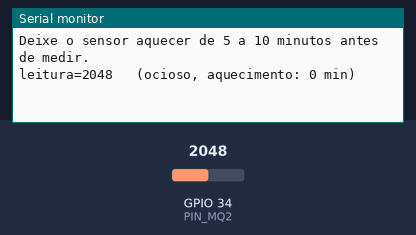
A sketch run on a simulated ESP32. On the bench: the last lines printed to the serial monitor. The inputs (shaded band) are chosen by the test bench; at power-on: GPIO 34 (PIN_MQ2) = 2048.

Above: at 1.2 s.
1.3 s: GPIO 34 (PIN_MQ2) set to 1043
At 2.6 s:
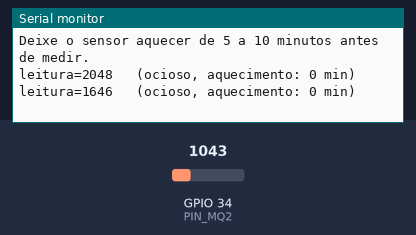
2.8 s: GPIO 34 (PIN_MQ2) set to 930
At 4.8 s:
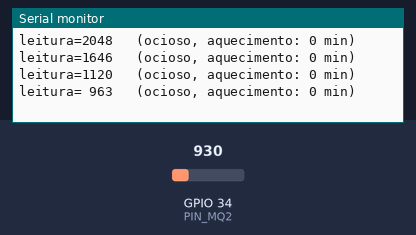
11.0 s: GPIO 34 (PIN_MQ2) set to 107
At 11.8 s:
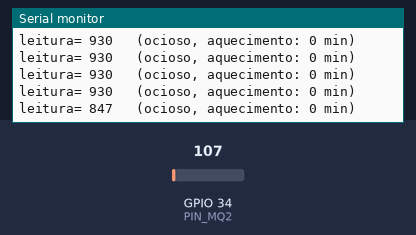
12.5 s: GPIO 34 (PIN_MQ2) set to 91
At 14.6 s:
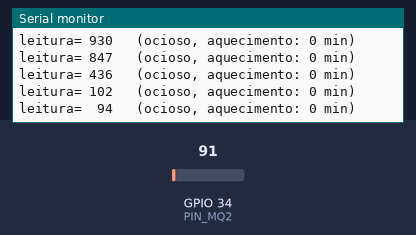
Timing chart, 0 to 16.1 s (numbered marks = the images above; inputs shaded):
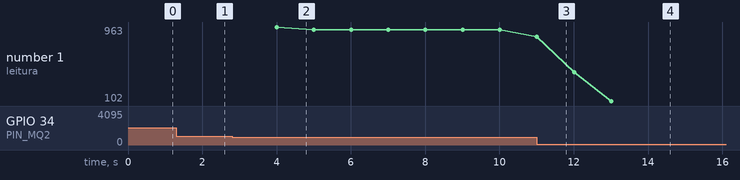

The sketch:

guardgas_calibracao.ino
```cpp
/* ============================================================================
 *  GuardGás — ASSISTENTE DE CALIBRAÇÃO
 *  Mesmas ligações do protótipo: MQ-2 AO -> divisor 10k/20k -> GPIO34.
 *
 *  Este programa NÃO faz alarme. Ele só mede e sugere os limiares.
 *  A leitura usa a mesma média móvel do protótipo (10 amostras a cada 200 ms),
 *  então os números servem direto no guardgas_blynk.ino (firmware final).
 *
 *  Como usar (Monitor Serial em 115200; digite a letra e aperte Enter):
 *    1) Deixe o sensor aquecer de 5 a 10 minutos (o tempo aparece na tela).
 *    2) Com ar limpo, envie  b  -> mede o BASE por 60 s.
 *    3) Envie  p  e, durante os 60 s seguintes, exponha o sensor a um estímulo
 *       seguro (fósforo recém-apagado a ~10 cm, ou gás de isqueiro APAGADO a
 *       15-20 cm, em local ventilado). Mede o PICO.
 *    4) O programa mostra os três limiares prontos para colar no firmware final.
 *    r  reinicia as medições.  NUNCA use chama perto do sensor.
 * ========================================================================== */

const int PIN_MQ2 = 34;

const unsigned long INTERVALO_MS = 200;
const unsigned long DURACAO_MEDIDA_MS = 60000;
const unsigned long AQUECIMENTO_MIN_MS = 5UL * 60UL * 1000UL;
const int AMOSTRAS_MEDIA = 10;

int  buf[AMOSTRAS_MEDIA];
int  idx = 0, qtd = 0;
long soma = 0;

enum Modo { OCIOSO, MEDINDO_BASE, MEDINDO_PICO };
Modo modo = OCIOSO;
unsigned long tInicioMedida = 0, tUltimaLeitura = 0, tUltimoPrint = 0, tUltimoAquec = 0;

// Resultados
bool temBase = false, temPico = false;
float base = 0, baseMin = 0, baseMax = 0, baseDesvio = 0;
int pico = 0;

// Acumuladores da medida em andamento
double somaMed = 0, somaQuad = 0;
long nMed = 0;
int minMed = 4095, maxMed = 0;

int lerMedia() {
  int v = analogRead(PIN_MQ2);
  soma -= buf[idx];
  buf[idx] = v;
  soma += v;
  idx = (idx + 1) % AMOSTRAS_MEDIA;
  if (qtd < AMOSTRAS_MEDIA) qtd++;
  return (int)(soma / qtd);
}

void ajuda() {
  Serial.println();
  Serial.println("=== GuardGas: assistente de calibracao ===");
  Serial.println("b = medir BASE (ar limpo, 60 s)   p = medir PICO (com estimulo seguro, 60 s)   r = reiniciar");
  Serial.println("Deixe o sensor aquecer de 5 a 10 minutos antes de medir.");
  Serial.println();
}

void iniciarMedida(Modo m) {
  modo = m;
  tInicioMedida = millis();
  somaMed = 0; somaQuad = 0; nMed = 0;
  minMed = 4095; maxMed = 0;
  if (m == MEDINDO_BASE) Serial.println(">> Medindo BASE por 60 s. Mantenha o ar limpo, sem nada perto do sensor...");
  else                   Serial.println(">> Medindo PICO por 60 s. Exponha o sensor ao estimulo seguro agora...");
}

void sugerirLimiares() {
  if (!(temBase && temPico)) return;
  float span = pico - base;
  Serial.println();
  Serial.printf("BASE = %.0f (min %.0f, max %.0f, desvio %.1f)   PICO = %d   SPAN = %.0f\n",
                base, baseMin, baseMax, baseDesvio, pico, span);
  if (span < 4 * baseDesvio + 100) {
    Serial.println("ATENCAO: o estimulo ficou fraco perto do ruido do ar limpo. Repita o PICO (p) chegando mais perto do sensor.");
    return;
  }
  int thDown  = (int)(base + 0.10f * span);
  int thAtenc = (int)(base + 0.25f * span);
  int thAlarm = (int)(base + 0.60f * span);
  Serial.println("Cole no topo de guardgas_blynk.ino:");
  Serial.printf("const int TH_ATENCAO_DOWN = %d;\n", thDown);
  Serial.printf("const int TH_ATENCAO_UP   = %d;\n", thAtenc);
  Serial.printf("const int TH_ALARME_UP    = %d;\n", thAlarm);
  if (thAtenc - thDown < 2 * baseDesvio)
    Serial.println("Aviso: a histerese (ATENCAO_UP - ATENCAO_DOWN) ficou pequena perto do ruido. Considere subir ATENCAO_UP.");
  Serial.println();
}

void finalizarMedida() {
  if (nMed == 0) { modo = OCIOSO; return; }
  if (modo == MEDINDO_BASE) {
    base = somaMed / nMed;
    baseMin = minMed; baseMax = maxMed;
    double var = somaQuad / nMed - (double)base * base;
    baseDesvio = var > 0 ? sqrt(var) : 0;
    temBase = true;
    Serial.printf(">> BASE concluida: media %.0f, min %d, max %d, desvio %.1f\n", base, minMed, maxMed, baseDesvio);
    Serial.println("   Agora envie p e exponha o sensor a um estimulo seguro.");
  } else {
    pico = maxMed;
    temPico = true;
    Serial.printf(">> PICO concluido: maximo %d\n", pico);
  }
  modo = OCIOSO;
  sugerirLimiares();
}

void setup() {
  Serial.begin(115200);
  analogSetPinAttenuation(PIN_MQ2, ADC_11db);
  ajuda();
}

void loop() {
  unsigned long agora = millis();

  while (Serial.available()) {
    char c = Serial.read();
    if (c == 'b' || c == 'B') {
      if (agora < AQUECIMENTO_MIN_MS) Serial.println("Aviso: o sensor ainda esta aquecendo (menos de 5 min); a medida pode sair deslocada.");
      iniciarMedida(MEDINDO_BASE);
    } else if (c == 'p' || c == 'P') {
      iniciarMedida(MEDINDO_PICO);
    } else if (c == 'r' || c == 'R') {
      modo = OCIOSO; temBase = false; temPico = false;
      Serial.println(">> Medicoes reiniciadas.");
    }
  }

  if (agora - tUltimaLeitura >= INTERVALO_MS) {
    tUltimaLeitura = agora;
    int leitura = lerMedia();

    if (modo != OCIOSO) {
      somaMed += leitura; somaQuad += (double)leitura * leitura; nMed++;
      if (leitura < minMed) minMed = leitura;
      if (leitura > maxMed) maxMed = leitura;
      if (agora - tInicioMedida >= DURACAO_MEDIDA_MS) finalizarMedida();
    }

    if (agora - tUltimoPrint >= 1000) {
      tUltimoPrint = agora;
      if (modo == OCIOSO)
        Serial.printf("leitura=%4d   (ocioso, aquecimento: %lu min)\n", leitura, agora / 60000UL);
      else
        Serial.printf("leitura=%4d   medindo %s: %lu/60 s   max ate agora=%d\n", leitura,
                      modo == MEDINDO_BASE ? "BASE" : "PICO",
                      (agora - tInicioMedida) / 1000UL, maxMed);
    }
  }
}
```

Measured:
- the behaviour switches between 1000 and 999 on GPIO 34 (PIN_MQ2) (found by bisection; images 1 and 2)
- the behaviour switches between 100 and 99 on GPIO 34 (PIN_MQ2) (found by bisection; images 3 and 4)
- after the input at 1.3 s, the serial monitor: prints a new line after 0.70 s (image 1)
- after the input at 2.8 s, the serial monitor: prints a new line after 0.20 s (image 2)
- after the input at 11.0 s, the serial monitor: prints a new line at once (image 3)
- after the input at 12.5 s, the serial monitor: prints a new line after 0.51 s (image 4)
- plotted number 1: 930 → 436 after the input at 11.0 s, 436 → 102 after the input at 12.5 s
